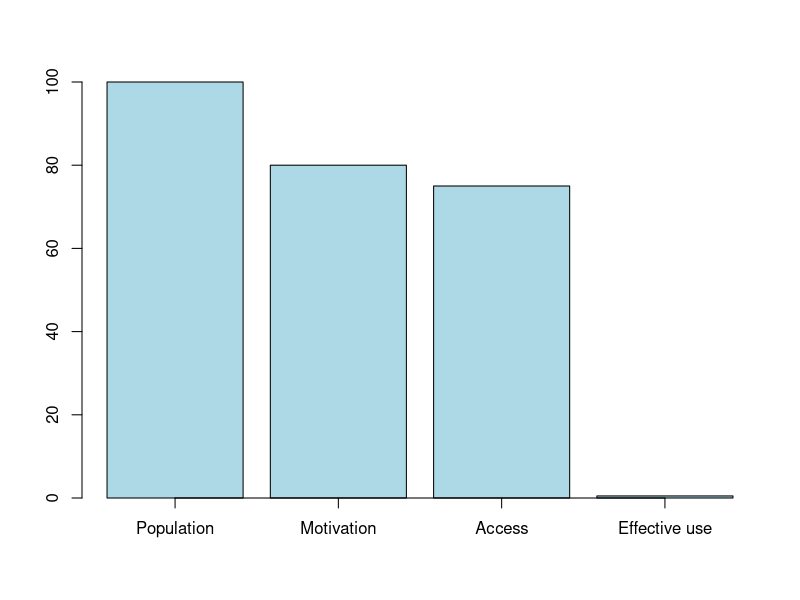
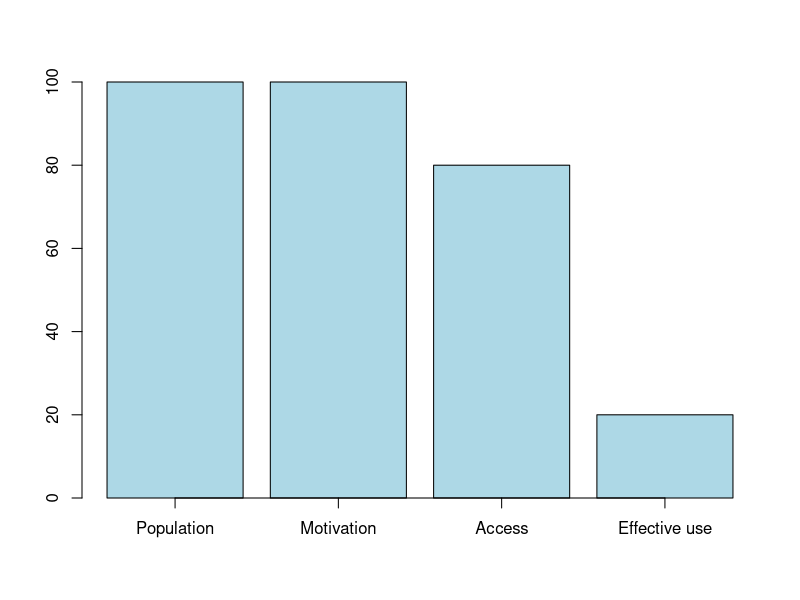
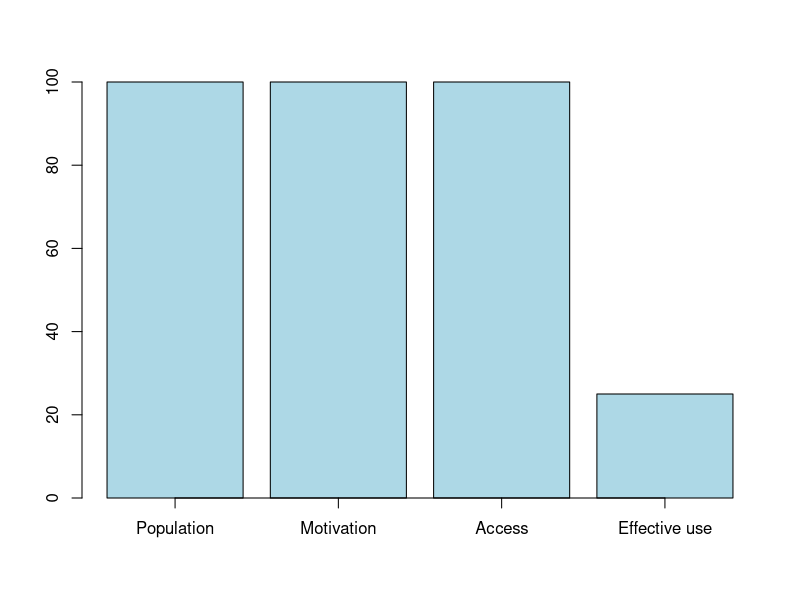
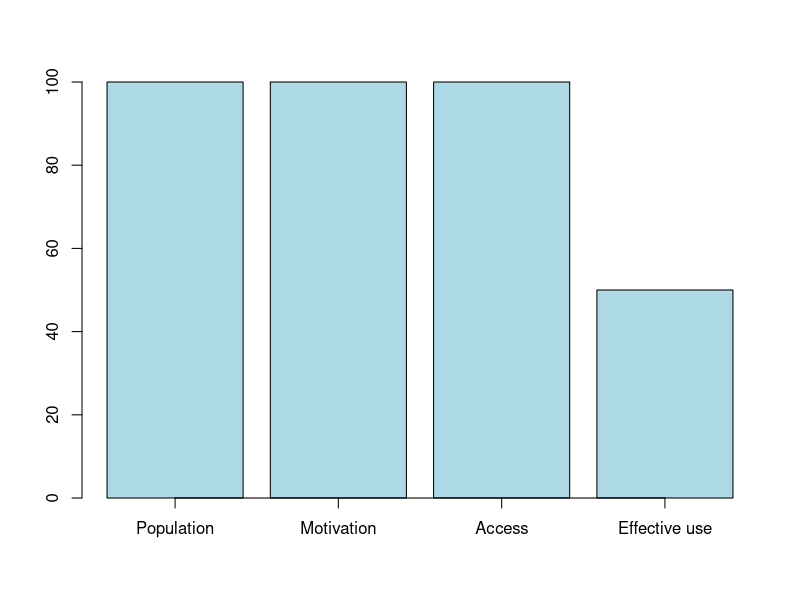

Here is the R script that generated these plots, in order:


p.nobarrier <- c(0.005,0.2,0.25,0.5)
cascade <- 1-p.nobarrier

p1 <- c(1.0,0.8,0.75,0.005)
p2 <- c(1.0,1.0,0.8,0.2)
p3 <- c(1.0,1.0,1.0,0.25)
p4 <- c(1.0,1.0,1.0,0.5)

pdf("original_cascade.pdf")
this.plot1 <- barplot(100*p1,ylim=c(0,100),col="lightblue")
axis(1,this.plot1,labels=c("Population","Motivation","Access","Effective use"))
dev.off() 


pdf("cascade2.pdf")
this.plot2 <- barplot(100*p2,ylim=c(0,100),col="lightblue")
axis(1,this.plot2,labels=c("Population","Motivation","Access","Effective use"))
dev.off() 

pdf("cascade3.pdf")
this.plot3 <- barplot(100*p3,ylim=c(0,100),col="lightblue")
axis(1,this.plot3,labels=c("Population","Motivation","Access","Effective use"))
dev.off() 

pdf("cascade4.pdf")
this.plot4 <- barplot(100*p4,ylim=c(0,100),col="lightblue")
axis(1,this.plot4,labels=c("Population","Motivation","Access","Effective use"))
dev.off() 
